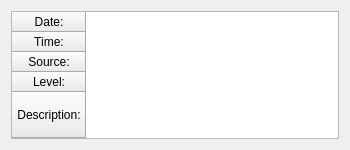
<?xml version="1.0" encoding="UTF-8"?>
<ui version="4.0">
 <class>LogDetails</class>
 <widget class="QDialog" name="LogDetails">
  <property name="geometry">
   <rect>
    <x>0</x>
    <y>0</y>
    <width>350</width>
    <height>150</height>
   </rect>
  </property>
  <property name="minimumSize">
   <size>
    <width>350</width>
    <height>150</height>
   </size>
  </property>
  <property name="maximumSize">
   <size>
    <width>500</width>
    <height>150</height>
   </size>
  </property>
  <property name="windowTitle">
   <string>Details</string>
  </property>
  <property name="sizeGripEnabled">
   <bool>false</bool>
  </property>
  <layout class="QGridLayout" name="layout">
   <item row="0" column="0">
    <layout class="QVBoxLayout" name="verticalLayout">
     <item>
      <widget class="QTableWidget" name="detailedTable">
       <property name="autoScroll">
        <bool>true</bool>
       </property>
       <property name="editTriggers">
        <set>QAbstractItemView::NoEditTriggers</set>
       </property>
       <property name="tabKeyNavigation">
        <bool>false</bool>
       </property>
       <property name="showDropIndicator" stdset="0">
        <bool>false</bool>
       </property>
       <property name="dragDropOverwriteMode">
        <bool>false</bool>
       </property>
       <property name="selectionMode">
        <enum>QAbstractItemView::SingleSelection</enum>
       </property>
       <property name="selectionBehavior">
        <enum>QAbstractItemView::SelectRows</enum>
       </property>
       <property name="showGrid">
        <bool>false</bool>
       </property>
       <property name="cornerButtonEnabled">
        <bool>false</bool>
       </property>
       <property name="rowCount">
        <number>5</number>
       </property>
       <attribute name="horizontalHeaderVisible">
        <bool>false</bool>
       </attribute>
       <attribute name="horizontalHeaderStretchLastSection">
        <bool>true</bool>
       </attribute>
       <attribute name="verticalHeaderDefaultSectionSize">
        <number>20</number>
       </attribute>
       <attribute name="verticalHeaderStretchLastSection">
        <bool>true</bool>
       </attribute>
       <row>
        <property name="text">
         <string>Date:</string>
        </property>
        <property name="textAlignment">
         <set>AlignHCenter|AlignVCenter|AlignCenter</set>
        </property>
       </row>
       <row>
        <property name="text">
         <string>Time:</string>
        </property>
        <property name="textAlignment">
         <set>AlignHCenter|AlignVCenter|AlignCenter</set>
        </property>
       </row>
       <row>
        <property name="text">
         <string>Source:</string>
        </property>
        <property name="textAlignment">
         <set>AlignHCenter|AlignVCenter|AlignCenter</set>
        </property>
       </row>
       <row>
        <property name="text">
         <string>Level:</string>
        </property>
        <property name="textAlignment">
         <set>AlignHCenter|AlignVCenter|AlignCenter</set>
        </property>
       </row>
       <row>
        <property name="text">
         <string>Description:</string>
        </property>
        <property name="textAlignment">
         <set>AlignHCenter|AlignVCenter|AlignCenter</set>
        </property>
       </row>
      </widget>
     </item>
    </layout>
   </item>
  </layout>
 </widget>
 <resources/>
 <connections/>
</ui>
